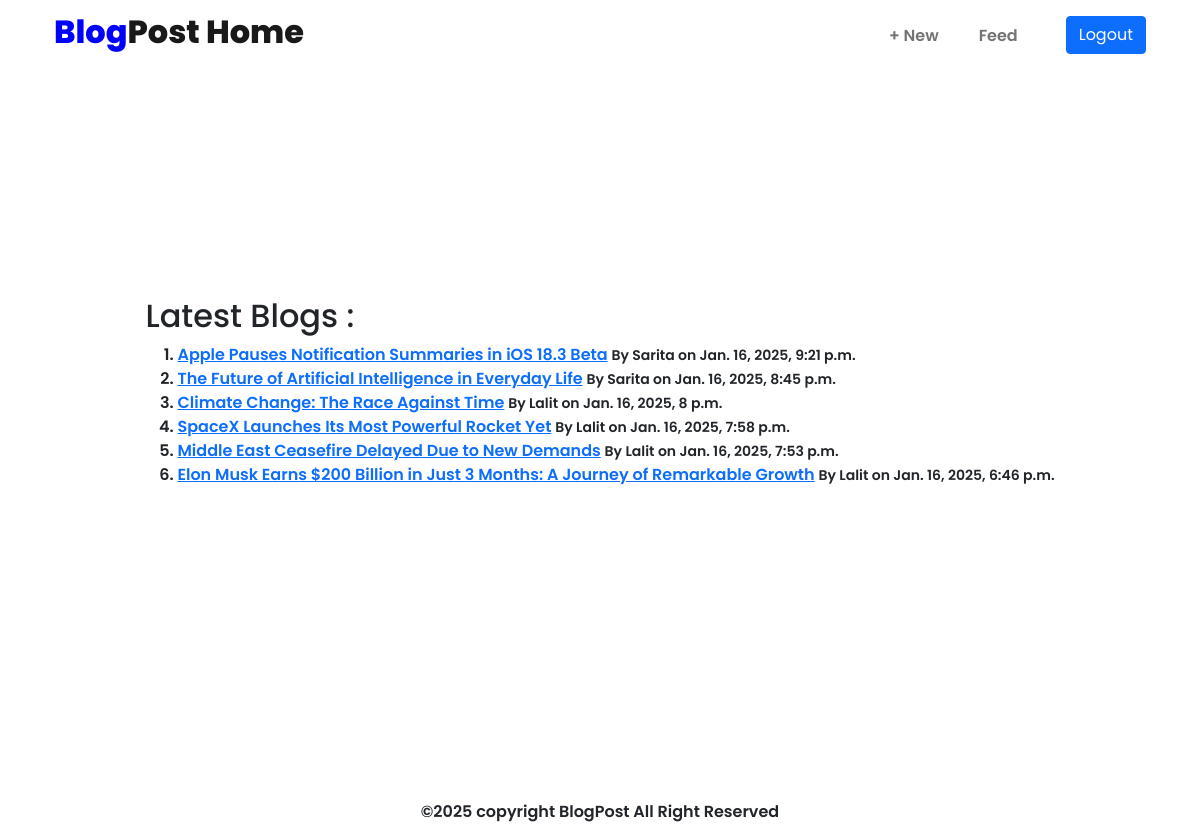
Page /blog_list/ (signed in) on the committed database.
### BlogApp/models.py (models this page shows, shortened)
class Blog(models.Model):
    title = models.CharField(max_length=100)
    content = models.TextField()
    author = models.ForeignKey(User, on_delete=models.CASCADE)
    created_at = models.DateTimeField(auto_now_add=True)
    updated_at = models.DateTimeField(auto_now=True)

### BlogApp/views.py (the view)
# urls.py: path('blog_list/', views.blog_list, name='blog_list'),
@login_required(login_url='../')
def blog_list(request):
    blogs = Blog.objects.all().order_by('-created_at')
    return render(request, 'BlogApp/user/blog_list.html', {'blogs': blogs})

### BlogApp/templates/BlogApp/user/blog_list.html
{% extends 'BlogApp/user/userbase.html' %}
{% block contents %}
<div class="blog-list-container">
    <h2>Latest Blogs :</h2>
    <ul class="blog-list" style="list-style-type: decimal;">
        {% for blog in blogs %}
        <li class="blog-item">
            <a href="{% url 'blog_detail' blog.pk %}" class="blog-link">{{ blog.title }}</a>
            <small class="blog-meta">By {{ blog.author }} on {{ blog.created_at }}</small>
        </li>
        {% endfor %}
    </ul>
</div>
{% endblock %}

### BlogApp/templates/BlogApp/user/userbase.html (style rules this page uses)
body { font-family: "Poppins", serif; font-weight: 600; font-style: normal; }

### rows in the picture
Blog: title "Apple Pauses Notification Summaries in iOS 18.3 Beta", author "Sarita", created_at "Jan. 16, 2025, 9:21 p.m."
Blog: title "The Future of Artificial Intelligence in Everyday Life", author "Sarita", created_at "Jan. 16, 2025, 8:45 p.m."
Blog: title "Climate Change: The Race Against Time", author "Lalit", created_at "Jan. 16, 2025, 8 p.m."
Blog: title "SpaceX Launches Its Most Powerful Rocket Yet", author "Lalit", created_at "Jan. 16, 2025, 7:58 p.m."
Blog: title "Middle East Ceasefire Delayed Due to New Demands", author "Lalit", created_at "Jan. 16, 2025, 7:53 p.m."
Blog: title "Elon Musk Earns $200 Billion in Just 3 Months: A Journey of Remarkable Growth", author "Lalit", created_at "Jan. 16, 2025, 6:46 p.m."
